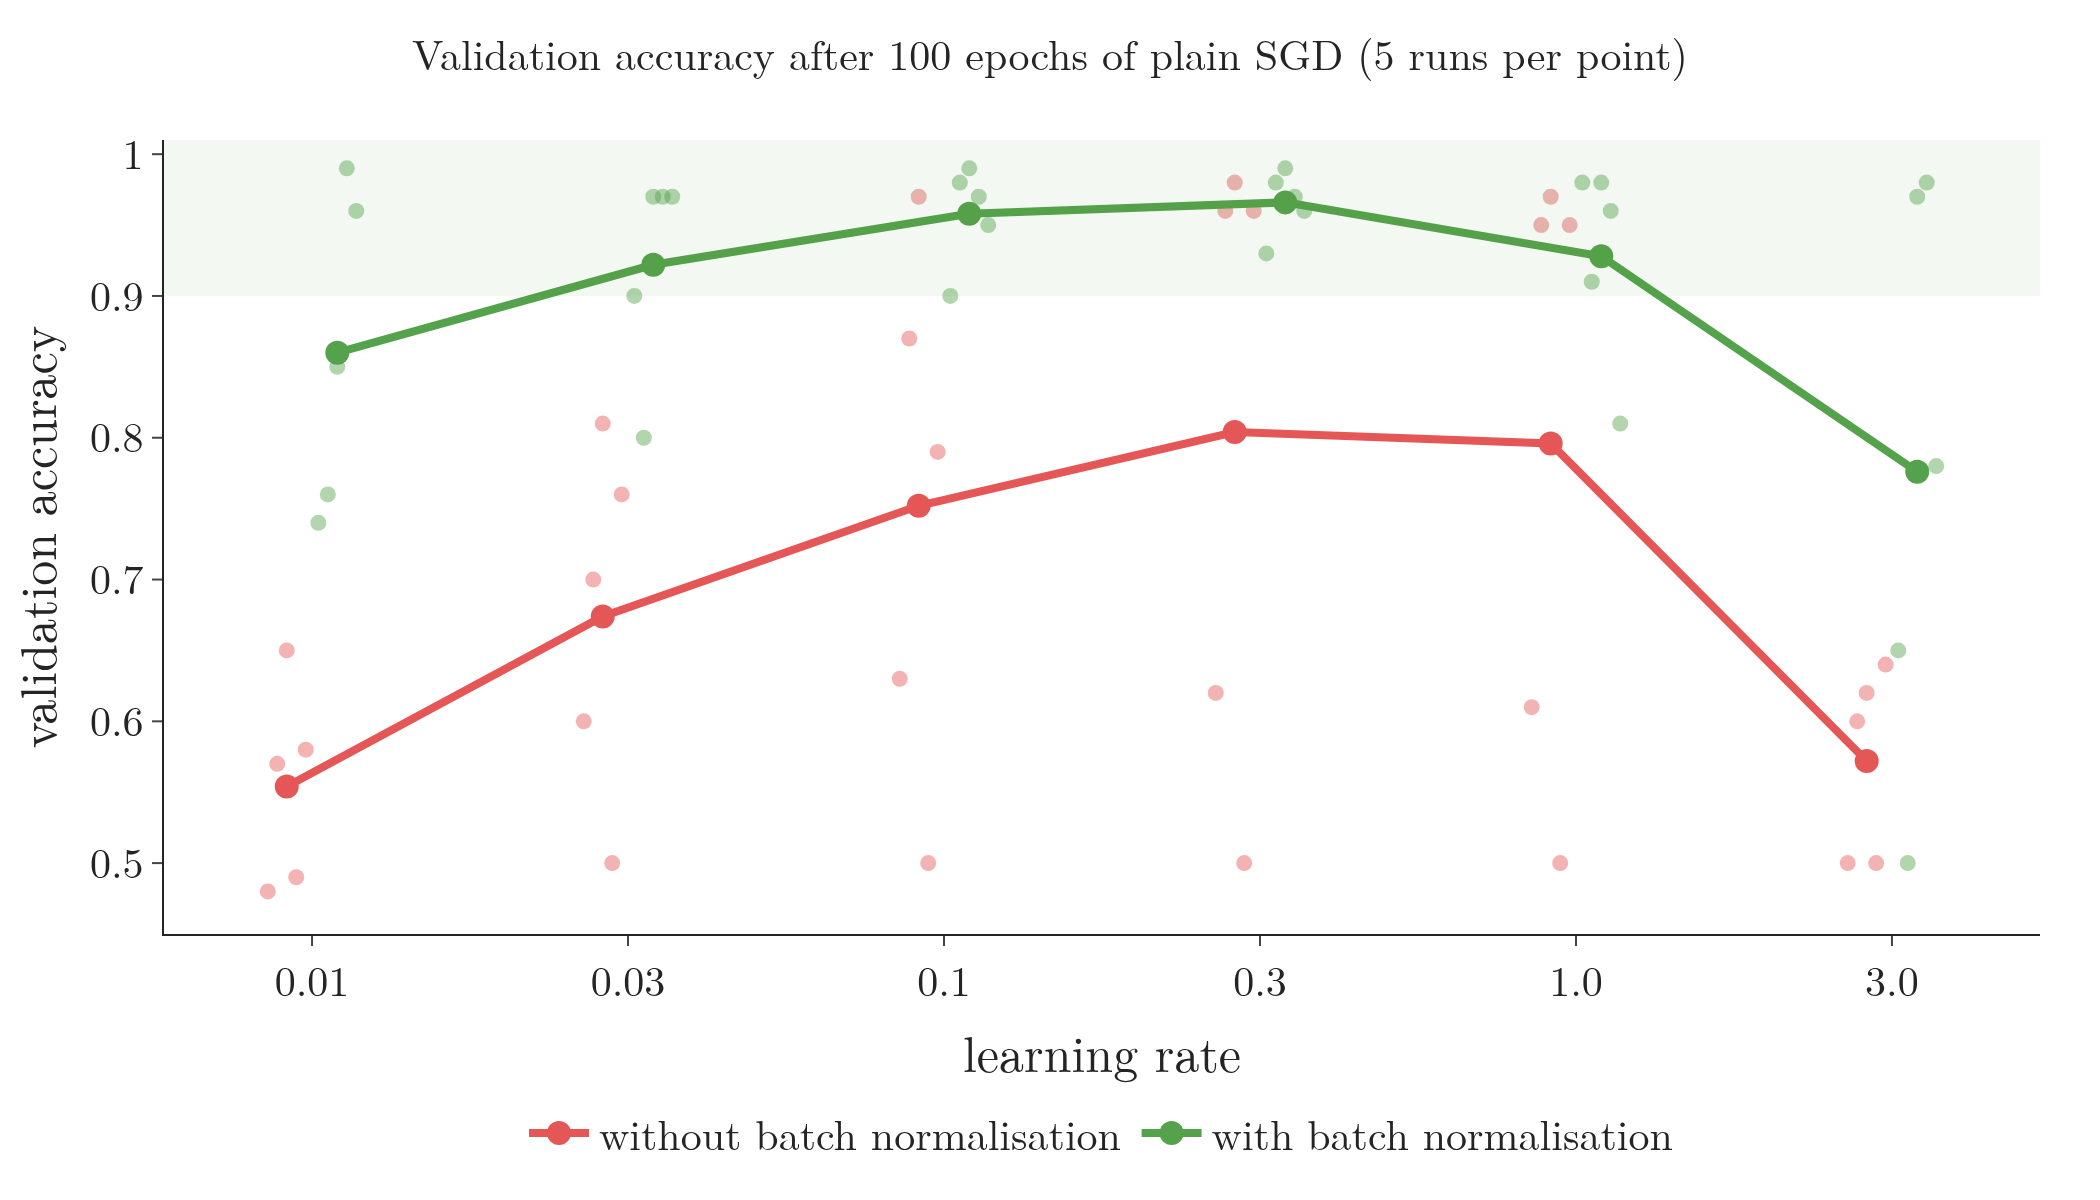

Recreate this plot in Python.
"""Batch normalisation widens the range of usable learning rates, from data/lr_range.json (experiments/lr_range.py:
the Note's circles networks, plain SGD, 100 epochs, 5 seeds per point). Dots: single runs; lines: their mean. Plotly."""
import json
from pathlib import Path

import numpy as np
import plotly.graph_objects as go

HERE = Path(__file__).parent
R = json.load(open(HERE.parent / "data" / "lr_range.json"))
lrs = R["lrs"]
P, B = np.array(R["plain"]), np.array(R["bn"])
assert (B.mean(1) > P.mean(1)).all() and P.mean(1).max() < 0.85 and (B.mean(1)[1:5] > 0.9).all()
X = np.arange(len(lrs))
jit = np.linspace(-0.12, 0.12, 5)
fig = go.Figure()
for M, col, name, off in ((P, "#E45756", "without batch normalisation", -0.08), (B, "#54A24B", "with batch normalisation", 0.08)):
    for k in range(5):
        fig.add_scatter(x=X + off + jit[k] * 0.5, y=M[:, k], mode="markers", marker=dict(size=8, color=col, opacity=0.45),
                        showlegend=False)
    fig.add_scatter(x=X + off, y=M.mean(1), mode="lines+markers", line=dict(color=col, width=4), marker=dict(size=12),
                    name=name)
fig.add_hrect(y0=0.9, y1=1.01, fillcolor="#54A24B", opacity=0.07, line_width=0)
fig.update_layout(template="simple_white", width=1050, height=600, font=dict(family="Latin Modern Roman", size=21),
                  title=dict(text="Validation accuracy after 100 epochs of plain SGD (5 runs per point)", x=0.5,
                             font=dict(size=21)),
                  xaxis=dict(title="learning rate", tickvals=X, ticktext=[str(l) for l in lrs]),
                  yaxis=dict(title="validation accuracy", range=[0.45, 1.01]),
                  legend=dict(orientation="h", x=0.5, xanchor="center", y=-0.2), margin=dict(l=80, r=30, t=70, b=130))
fig.write_image(HERE / "lr_range.png", scale=2)
print(P.mean(1).round(3), B.mean(1).round(3))
